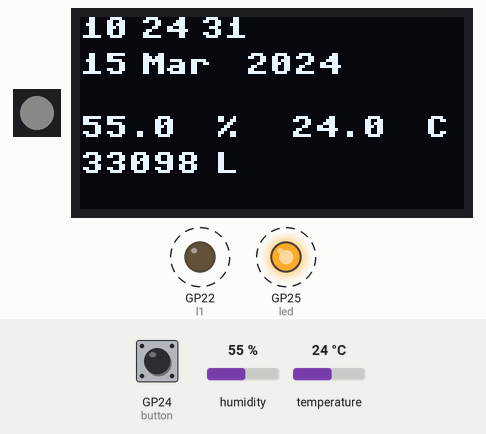
Simulated run of this program. Board: Raspberry Pi Pico running MicroPython. On the bench: 1 RGB LEDs in strip order, left to right, 128×64 one-colour display, output pins drawn as LEDs (lit = HIGH). Dashed ring = blinking. Inputs (shaded band) come from the test bench; at power-on: GP24 (button) HIGH, humidity 55 %, temperature 24 °C. Dim RGB values are drawn brighter than linear; the clock reads 2024-03-15 10:24:30 at power-on unless the program sets it; library files of the repository ran but are not shown: ssd1306.py, aht20.py; pins used as bus, display or sensor lines are not drawn; what the program prints to the serial console is not drawn.

Above: at 1.7 s.
1.8 s: GP24 (button) pulled LOW for 3 s
At 2.9 s:
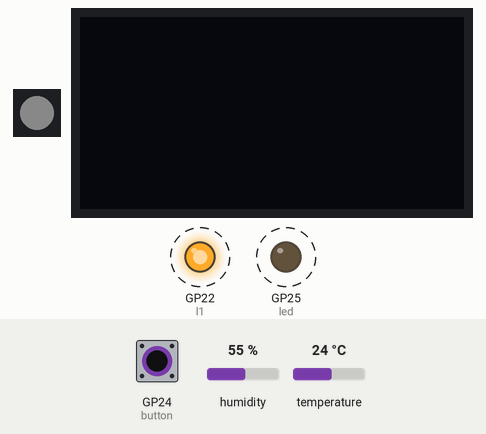
12.3 s: GP24 (button) pulled LOW for 3 s
At 14.6 s:
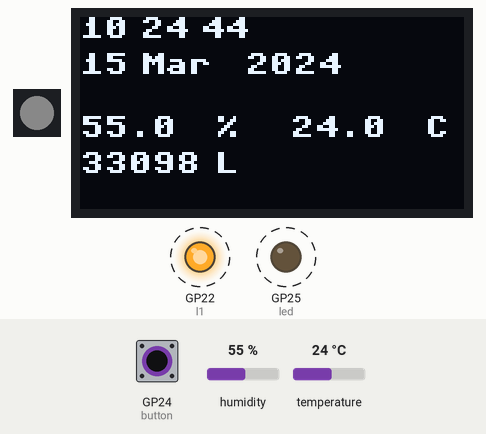
22.8 s: humidity set to 22 %
At 31.9 s:
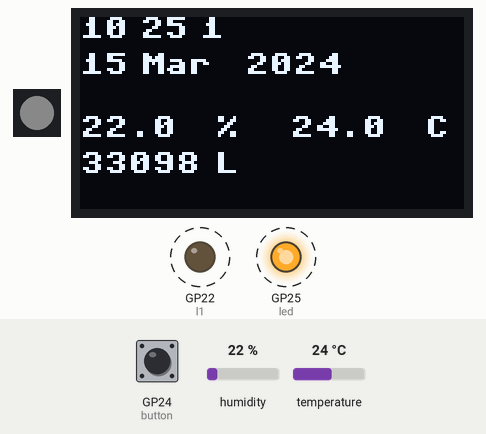
33.3 s: temperature set to 12 °C
At 41.9 s:
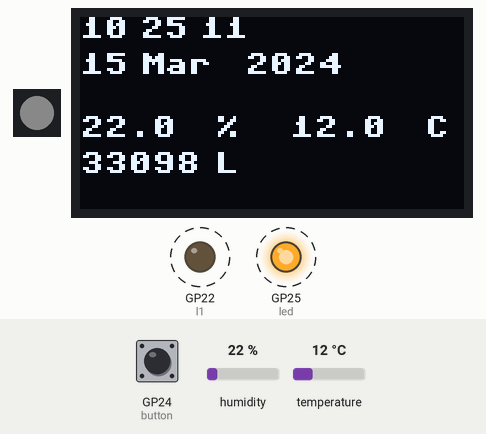
43.8 s: humidity set to 40 %
At 51.9 s:
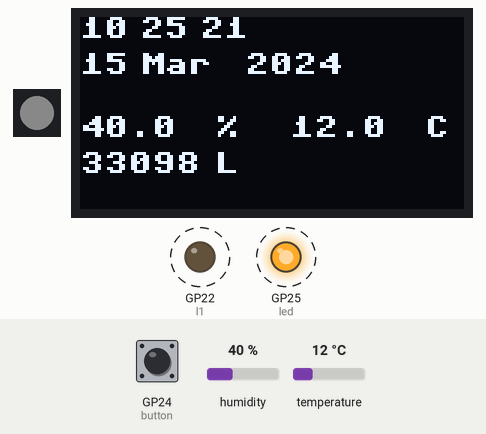
54.3 s: temperature set to 19 °C
At 61.9 s:
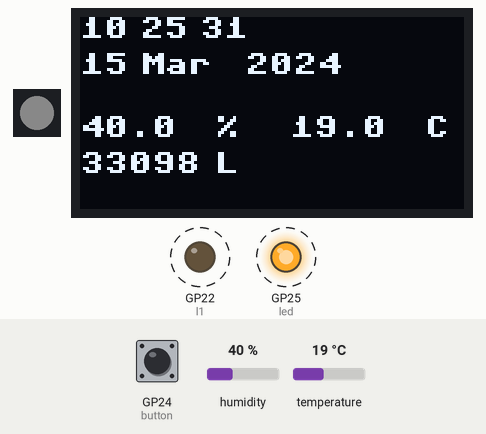
Timing chart, 0 to 65.8 s (numbered marks = the images above; inputs shaded):
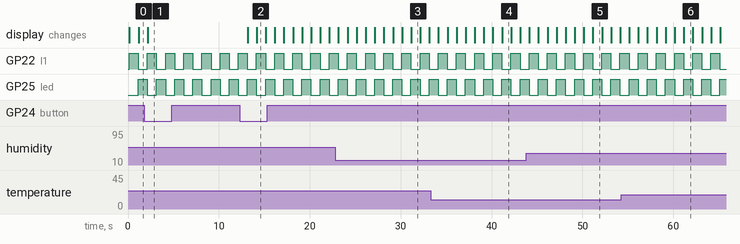

Measured:
- after the input at 1.8 s, the display: changes after 0.36 s (image 1)
- after the input at 12.3 s, the display: first changes after 0.89 s (image 2 shows a later state)
- by itself, GP22 (l1), GP25 (led): alternates HIGH for 1.0 s and LOW for 1.0 s
- what the display in image 2 shows lasts 1.0 s, from 14.2 s to 15.2 s

The program:

timer+fib_continuous.py
```python
# Add lib dir to sys
import sys
if '/lib' not in sys.path:
    sys.path.append('/lib')
if '/assets' not in sys.path:
    sys.path.append('/assets')

import ds3231
import ssd1306
import aht20
import mfs
from machine import Pin, ADC, I2C, Timer
import neopixel
import time

# Initializing I2C
i2c=machine.I2C(0,sda=Pin(0), scl=Pin(1), freq=400000)

ptr = ADC(Pin(29))
button = Pin(24, Pin.IN, Pin.PULL_UP)
led = Pin(25, Pin.OUT)
l1 = Pin(22, Pin.OUT)
l2 = Pin(23, Pin.OUT)
np = neopixel.NeoPixel(Pin(23, Pin.OUT), 1)
rtc = ds3231.DS3231(i2c)
oled = ssd1306.SSD1306_I2C(128, 64, i2c)
aht = aht20.AHT20(i2c)

month_list = ["Jan", "Feb", "Mar", "Apr", "May", "Jun", "Jul", "Aug", "Sep", "Oct", "Nov", "Dec"]
counter = None # Syncs time every 1000 seconds and power on
curr= []
h, t = 0, 0
display_status = True
flag = True
l = 0
def buttonHandler(pin):
    global display_status
    display_status = not display_status
button.irq(trigger=Pin.IRQ_FALLING, handler=buttonHandler)

np[0] = (10, 10, 10)  # Set the first LED to red
np.write()  # Update the strip to show the changes
l1.value(1)

def updateFace(timer):
    global counter, curr, h, t, l, display_status, flag
    led.toggle()
    l1.toggle()
    l2.toggle()
    if (not display_status):
        oled.poweroff()
        flag = False
    if (display_status) and (not flag):
        oled.pw_on()
        flag = True

    if (counter == None) or (counter >= 1000):
        counter = 0
        curr = list(rtc.get_time())
    if (counter == None) or (counter % 10 == 0):
        h, t = aht.measure(rounding=2)

    if (counter == None) or (counter % 2 == 0):
        l = ptr.read_u16()

    counter += 1
    oled.fill(0)
    oled.text(str(curr[3]), 0, 0)
    oled.text(str(curr[4]), 20, 0)
    oled.text(str(curr[5]), 40, 0)

    oled.text(str(curr[2]), 0, 12)
    oled.text(month_list[curr[1] - 1], 20, 12)
    oled.text(str(curr[0]), 55, 12)

    oled.text(str(h), 0, 33)
    oled.text("%", 45, 33)
    oled.text(str(t), 70, 33)
    oled.text("C", 115, 33)

    oled.text(str(l), 0, 45)
    oled.text("L", 45, 45)

    # Maintain the time until update
    curr[5] += 1
    if curr[5] >= 60:
        curr[5] = 0
        curr[4] += 1
    if curr[4] >= 60:
        curr[4] = 0
        curr[3] += 1
    if curr[3] >= 24:
        curr[3] = 0
        curr[2] += 1

    days_in_month = [31, 28 + (1 if (curr[0] % 4 == 0 and (curr[0] % 100 != 0 or curr[0] % 400 == 0)) else 0), 31, 30, 31, 30, 31, 31, 30, 31, 30, 31]

    if curr[2] > days_in_month[curr[1]-1]:
        curr[2] = 1
        curr[1] += 1
    if curr[1] > 12:
        curr[1] = 1
        curr[0] += 1
    oled.show()

num = 1
num2 = 1
f = True
timer1 = machine.Timer()
timer1.init(period=1000, mode=Timer.PERIODIC, callback=updateFace)

# Fibonacci
while True:
    if f:
        num += num2
        print(num)
        f = False
    else:
        num2 += num
        print(num2)
        f = True
    time.sleep_ms(50)

timer1 = machine.Timer()
timer1.init(period=1000, mode=Timer.PERIODIC, callback=updateFace)
```

mfs.py
```python
import gc
import os

def mem_stat():
    gc.collect()  # Collect garbage and free up memory
    allocd = gc.mem_alloc() / 1024
    free = gc.mem_free() / 1024
    print(allocd, "kb used out of ", (allocd + free), "kb", sep='')
    return


def flash_stat():
    statvfs = os.statvfs('/')
    total = (statvfs[0] * statvfs[2]) // 1024
    free = (statvfs[0] * statvfs[3]) // 1024
    print(total - free, "kb used out of ", total, 'kb', sep='')
    print(free, 'kb free', sep='')
```
